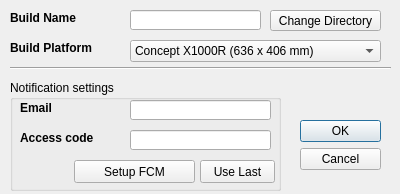
<?xml version="1.0" encoding="UTF-8"?>
<ui version="4.0">
 <class>dialogNewBuild</class>
 <widget class="QDialog" name="dialogNewBuild">
  <property name="windowModality">
   <enum>Qt::ApplicationModal</enum>
  </property>
  <property name="geometry">
   <rect>
    <x>0</x>
    <y>0</y>
    <width>400</width>
    <height>194</height>
   </rect>
  </property>
  <property name="windowTitle">
   <string>New Build</string>
  </property>
  <property name="windowIcon">
   <iconset resource="icons.qrc">
    <normaloff>:/resource/defmon.ico</normaloff>:/resource/defmon.ico</iconset>
  </property>
  <widget class="QDialogButtonBox" name="buttonBox">
   <property name="geometry">
    <rect>
     <x>300</x>
     <y>120</y>
     <width>81</width>
     <height>61</height>
    </rect>
   </property>
   <property name="orientation">
    <enum>Qt::Vertical</enum>
   </property>
   <property name="standardButtons">
    <set>QDialogButtonBox::Cancel|QDialogButtonBox::Ok</set>
   </property>
  </widget>
  <widget class="QLineEdit" name="lineBuildName">
   <property name="geometry">
    <rect>
     <x>130</x>
     <y>10</y>
     <width>131</width>
     <height>20</height>
    </rect>
   </property>
   <property name="sizePolicy">
    <sizepolicy hsizetype="Fixed" vsizetype="Fixed">
     <horstretch>0</horstretch>
     <verstretch>0</verstretch>
    </sizepolicy>
   </property>
   <property name="text">
    <string/>
   </property>
   <property name="maxLength">
    <number>30</number>
   </property>
  </widget>
  <widget class="QLabel" name="labelBuildName">
   <property name="geometry">
    <rect>
     <x>10</x>
     <y>10</y>
     <width>101</width>
     <height>16</height>
    </rect>
   </property>
   <property name="font">
    <font>
     <pointsize>9</pointsize>
     <weight>75</weight>
     <bold>true</bold>
    </font>
   </property>
   <property name="text">
    <string>Build Name</string>
   </property>
  </widget>
  <widget class="QComboBox" name="comboPlatform">
   <property name="geometry">
    <rect>
     <x>130</x>
     <y>40</y>
     <width>251</width>
     <height>22</height>
    </rect>
   </property>
   <property name="focusPolicy">
    <enum>Qt::WheelFocus</enum>
   </property>
   <item>
    <property name="text">
     <string>Concept X1000R (636 x 406 mm)</string>
    </property>
   </item>
   <item>
    <property name="text">
     <string>Concept X2000R (800 x 400 mm)</string>
    </property>
   </item>
   <item>
    <property name="text">
     <string>EOS M280/M290 (250 x 250 mm)</string>
    </property>
   </item>
  </widget>
  <widget class="QLabel" name="labelBuildPlatform">
   <property name="geometry">
    <rect>
     <x>10</x>
     <y>40</y>
     <width>121</width>
     <height>16</height>
    </rect>
   </property>
   <property name="font">
    <font>
     <pointsize>9</pointsize>
     <weight>75</weight>
     <bold>true</bold>
    </font>
   </property>
   <property name="text">
    <string>Build Platform</string>
   </property>
  </widget>
  <widget class="Line" name="line">
   <property name="geometry">
    <rect>
     <x>10</x>
     <y>60</y>
     <width>381</width>
     <height>16</height>
    </rect>
   </property>
   <property name="orientation">
    <enum>Qt::Horizontal</enum>
   </property>
  </widget>
  <widget class="QToolButton" name="toolChangeDirectory">
   <property name="geometry">
    <rect>
     <x>270</x>
     <y>10</y>
     <width>111</width>
     <height>21</height>
    </rect>
   </property>
   <property name="toolTip">
    <string/>
   </property>
   <property name="statusTip">
    <string/>
   </property>
   <property name="text">
    <string>Change Directory</string>
   </property>
  </widget>
  <widget class="QGroupBox" name="NoticeBox">
   <property name="geometry">
    <rect>
     <x>10</x>
     <y>80</y>
     <width>271</width>
     <height>111</height>
    </rect>
   </property>
   <property name="title">
    <string>Notification settings</string>
   </property>
   <widget class="QPushButton" name="buttonUseLast">
    <property name="geometry">
     <rect>
      <x>190</x>
      <y>80</y>
      <width>75</width>
      <height>23</height>
     </rect>
    </property>
    <property name="text">
     <string>Use Last</string>
    </property>
   </widget>
   <widget class="QLabel" name="labelEmail">
    <property name="geometry">
     <rect>
      <x>10</x>
      <y>20</y>
      <width>81</width>
      <height>16</height>
     </rect>
    </property>
    <property name="font">
     <font>
      <pointsize>9</pointsize>
      <weight>75</weight>
      <bold>true</bold>
     </font>
    </property>
    <property name="text">
     <string>Email</string>
    </property>
   </widget>
   <widget class="QLineEdit" name="lineEmail">
    <property name="geometry">
     <rect>
      <x>120</x>
      <y>20</y>
      <width>141</width>
      <height>20</height>
     </rect>
    </property>
    <property name="sizePolicy">
     <sizepolicy hsizetype="Fixed" vsizetype="Fixed">
      <horstretch>0</horstretch>
      <verstretch>0</verstretch>
     </sizepolicy>
    </property>
    <property name="text">
     <string/>
    </property>
    <property name="maxLength">
     <number>100</number>
    </property>
   </widget>
   <widget class="QLineEdit" name="linePassword">
    <property name="geometry">
     <rect>
      <x>120</x>
      <y>50</y>
      <width>141</width>
      <height>20</height>
     </rect>
    </property>
    <property name="sizePolicy">
     <sizepolicy hsizetype="Fixed" vsizetype="Fixed">
      <horstretch>0</horstretch>
      <verstretch>0</verstretch>
     </sizepolicy>
    </property>
    <property name="inputMask">
     <string/>
    </property>
    <property name="text">
     <string/>
    </property>
    <property name="maxLength">
     <number>24</number>
    </property>
    <property name="frame">
     <bool>true</bool>
    </property>
    <property name="echoMode">
     <enum>QLineEdit::Password</enum>
    </property>
    <property name="placeholderText">
     <string/>
    </property>
   </widget>
   <widget class="QLabel" name="labelAccessCode">
    <property name="geometry">
     <rect>
      <x>10</x>
      <y>50</y>
      <width>91</width>
      <height>16</height>
     </rect>
    </property>
    <property name="font">
     <font>
      <pointsize>9</pointsize>
      <weight>75</weight>
      <bold>true</bold>
     </font>
    </property>
    <property name="text">
     <string>Access code</string>
    </property>
   </widget>
   <widget class="QPushButton" name="buttonSetupFCM">
    <property name="geometry">
     <rect>
      <x>64</x>
      <y>80</y>
      <width>121</width>
      <height>23</height>
     </rect>
    </property>
    <property name="text">
     <string>Setup FCM</string>
    </property>
   </widget>
  </widget>
 </widget>
 <resources>
  <include location="icons.qrc"/>
 </resources>
 <connections>
  <connection>
   <sender>buttonBox</sender>
   <signal>accepted()</signal>
   <receiver>dialogNewBuild</receiver>
   <slot>accept()</slot>
   <hints>
    <hint type="sourcelabel">
     <x>248</x>
     <y>254</y>
    </hint>
    <hint type="destinationlabel">
     <x>157</x>
     <y>274</y>
    </hint>
   </hints>
  </connection>
  <connection>
   <sender>buttonBox</sender>
   <signal>rejected()</signal>
   <receiver>dialogNewBuild</receiver>
   <slot>reject()</slot>
   <hints>
    <hint type="sourcelabel">
     <x>316</x>
     <y>260</y>
    </hint>
    <hint type="destinationlabel">
     <x>286</x>
     <y>274</y>
    </hint>
   </hints>
  </connection>
 </connections>
</ui>
